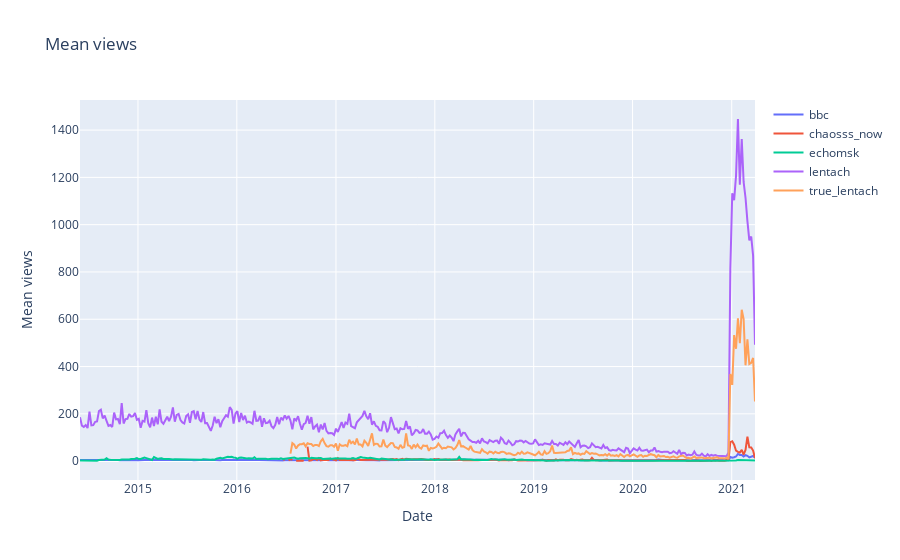

Notebook code for this chart:
### Code cell
views_dynamics_per_group = data.pivot_table(
    index=pd.Grouper(key='date', freq='w'), columns='group',
    values='reposts', aggfunc='mean'
)['2017-01-01': ]

trace = [
    go.Scatter(
        x=reposts_dynamics_per_group.index, 
        y=reposts_dynamics_per_group[col], name=col)
    for col in reposts_dynamics_per_group.columns
]

fig = go.Figure(
    trace, 
    layout={
        'title': 'Mean views',
        'xaxis_title': 'Date',
        'yaxis_title': 'Mean views'
    }
)
fig

### Figure 1 — Plotly figure (JSON) as saved in the notebook; plotly's stock layout.template omitted (floating-point values rounded to 4 significant figures; data arrays with more than 128 entries replaced by an {"elided": "..."} marker saying what was removed)
{"data": [{"name": "bbc", "type": "scatter", "x": {"elided": "357 str values"}, "y": {"elided": "357 float values"}}, {"name": "chaosss_now", "type": "scatter", "x": {"elided": "357 str values"}, "y": {"elided": "357 float values"}}, {"name": "echomsk", "type": "scatter", "x": {"elided": "357 str values"}, "y": {"elided": "357 float values"}}, {"name": "lentach", "type": "scatter", "x": {"elided": "357 str values"}, "y": {"elided": "357 float values"}}, {"name": "true_lentach", "type": "scatter", "x": {"elided": "357 str values"}, "y": {"elided": "357 float values"}}], "layout": {"title": {"text": "Mean views"}, "xaxis": {"title": {"text": "Date"}}, "yaxis": {"title": {"text": "Mean views"}}}}
